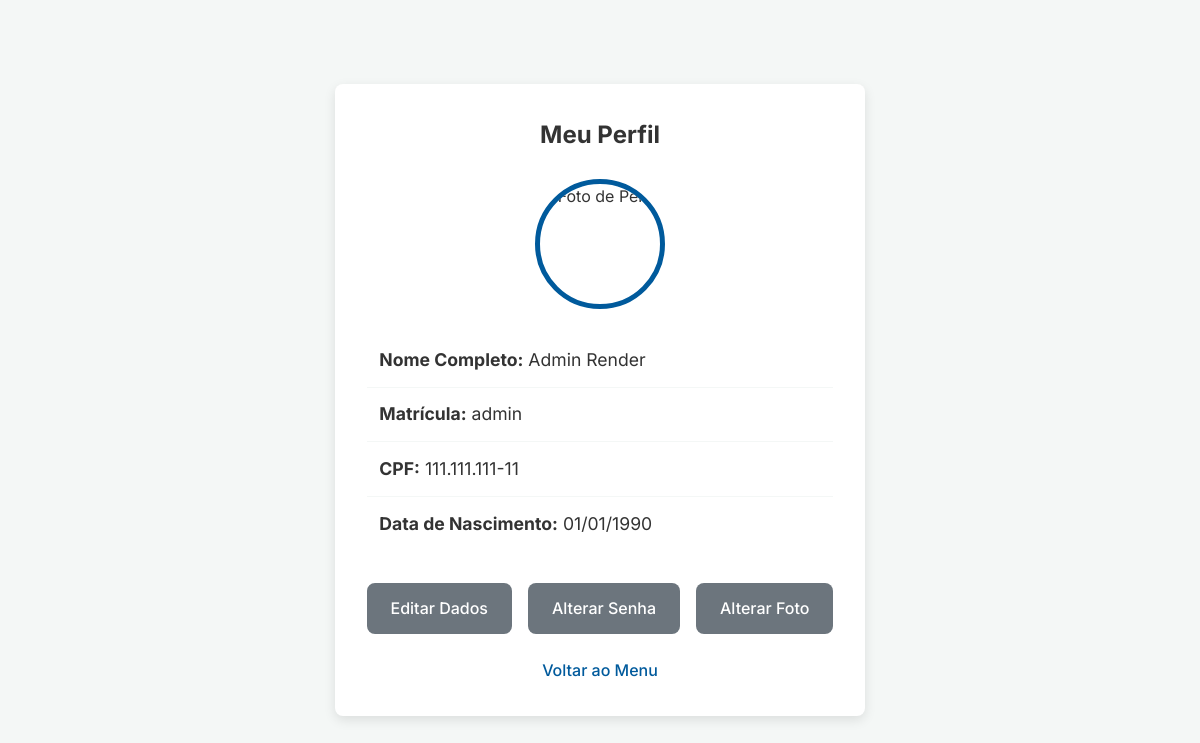
Page /perfil (signed in) on the committed database.
### app/models.py (models this page shows, shortened)
class Aluno(db.Model):
    id = db.Column(db.Integer, primary_key=True)
    nome = db.Column(db.String(100), nullable=False)
    cpf = db.Column(db.String(14), unique=True, nullable=False)
    data_nascimento = db.Column(db.String(10), nullable=False)
    matricula = db.Column(db.String(20), unique=True, nullable=False)
    senha_hash = db.Column(db.String(128))  # Nunca guarde a senha em texto!
    is_admin = db.Column(db.Boolean, default=False)
    foto_url = db.Column(db.String(255))

### app/routes.py (the view)
@bp.route('/perfil')
def perfil():
    if 'aluno_id' not in session:
        return redirect(url_for('main.login'))
    aluno_logado = Aluno.query.get_or_404(session['aluno_id'])
    return render_template('perfil.html', title='Meu Perfil', aluno=aluno_logado)

### app/templates/perfil.html (shortened to what this page needs)
{% extends "base.html" %}
{% block page_css %}
    <link rel="stylesheet" href="{{ url_for('static', filename='css/perfil.css') }}">
{% endblock %}
{% block content %}
<div class="profile-container">
    <h2>Meu Perfil</h2>
    <div class="profile-card">
        <div class="profile-picture-large">
            <img src="{{ aluno.foto_url or url_for('static', filename='img/placeholder-foto.png') }}" alt="Foto de Perfil">
        </div>
        <div class="profile-details">
            <p><strong>Nome Completo:</strong> {{ aluno.nome }}</p>
            <p><strong>Matrícula:</strong> {{ aluno.matricula }}</p>
            <p><strong>CPF:</strong> {{ aluno.cpf }}</p>
            <p><strong>Data de Nascimento:</strong> {{ aluno.data_nascimento }}</p>
        </div>
        <div class="profile-actions">
            <a href="{{ url_for('main.editar_perfil') }}" class="btn btn-secondary">Editar Dados</a>
            <a href="{{ url_for('main.alterar_senha') }}" class="btn btn-secondary">Alterar Senha</a>
            <a href="{{ url_for('main.upload_foto_perfil') }}" class="btn btn-secondary">Alterar Foto</a>
        </div>
    </div>
    <div class="back-link">
        <a href="{{ url_for('main.menu') }}">Voltar ao Menu</a>
    </div>
</div>
{% endblock %}

### app/static/css/base.css (style rules this page uses)
:root { --primary-blue: #005A9C; --dark-blue: #003660; --light-gray: #f4f7f6; --text-color: #333; --white: #ffffff; --danger: #dc3545; --success: #198754; --info: #0dcaf0; --border-radius: 8px; --box-shadow: 0 4px 12px rgba(0, 0, 0, 0.1); }
* { box-sizing: border-box; margin: 0; padding: 0; }
body { font-family: 'Inter', sans-serif; background-color: var(--light-gray); color: var(--text-color); line-height: 1.6; display: flex; justify-content: center; align-items: center; min-height: 100vh; padding: 1rem; }
.btn { display: inline-block; padding: 0.8rem 1.5rem; background-color: var(--primary-blue); color: var(--white); border: none; border-radius: var(--border-radius); font-weight: 500; text-align: center; text-decoration: none; cursor: pointer; transition: background-color 0.3s ease, transform 0.2s ease; }

### app/static/css/perfil.css (style rules this page uses)
.profile-container { background-color: var(--white); padding: 2rem; border-radius: var(--border-radius); box-shadow: var(--box-shadow); width: 100%; max-width: 600px; text-align: center; }
.profile-card { margin-top: 1.5rem; }
.profile-picture-large { width: 130px; height: 130px; border-radius: 50%; margin: 0 auto 1.5rem; border: 5px solid var(--primary-blue); overflow: hidden; }
.profile-picture-large img { width: 100%; height: 100%; object-fit: cover; }
.profile-details { text-align: left; margin-bottom: 2rem; }
.profile-details p { font-size: 1.1rem; padding: 0.8rem; border-bottom: 1px solid var(--light-gray); }
.profile-details p:last-child { border-bottom: none; }
.profile-actions { display: flex; gap: 1rem; justify-content: center; margin-bottom: 1.5rem; }
.btn-secondary { background-color: #6c757d; }
.back-link { margin-top: 1rem; }
.back-link a { color: var(--primary-blue); text-decoration: none; font-weight: 500; }

### rows in the picture
Aluno: nome "Admin Render", matricula "admin", cpf "111.111.111-11", data_nascimento "01/01/1990"
